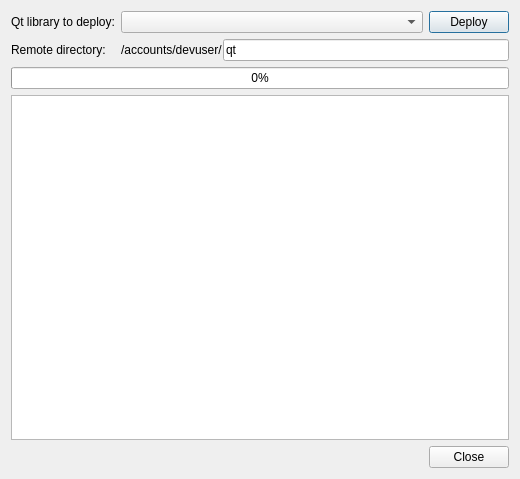
<?xml version="1.0" encoding="UTF-8"?>
<ui version="4.0">
 <class>Qnx::Internal::BlackBerryDeployQtLibrariesDialog</class>
 <widget class="QDialog" name="Qnx::Internal::BlackBerryDeployQtLibrariesDialog">
  <property name="geometry">
   <rect>
    <x>0</x>
    <y>0</y>
    <width>520</width>
    <height>479</height>
   </rect>
  </property>
  <property name="windowTitle">
   <string>Deploy Qt to BlackBerry Device</string>
  </property>
  <layout class="QVBoxLayout" name="verticalLayout">
   <item>
    <layout class="QFormLayout" name="formLayout">
     <item row="0" column="0">
      <widget class="QLabel" name="label">
       <property name="text">
        <string>Qt library to deploy:</string>
       </property>
      </widget>
     </item>
     <item row="0" column="1">
      <layout class="QHBoxLayout" name="horizontalLayout">
       <item>
        <widget class="QComboBox" name="qtLibraryCombo"/>
       </item>
       <item>
        <widget class="QPushButton" name="deployButton">
         <property name="sizePolicy">
          <sizepolicy hsizetype="Fixed" vsizetype="Fixed">
           <horstretch>0</horstretch>
           <verstretch>0</verstretch>
          </sizepolicy>
         </property>
         <property name="text">
          <string>Deploy</string>
         </property>
        </widget>
       </item>
      </layout>
     </item>
     <item row="1" column="0">
      <widget class="QLabel" name="label_2">
       <property name="text">
        <string>Remote directory:</string>
       </property>
      </widget>
     </item>
     <item row="1" column="1">
      <layout class="QHBoxLayout" name="horizontalLayout_3">
       <property name="spacing">
        <number>0</number>
       </property>
       <item>
        <widget class="QLabel" name="label_3">
         <property name="text">
          <string>/accounts/devuser/</string>
         </property>
        </widget>
       </item>
       <item>
        <widget class="QLineEdit" name="remoteDirectory">
         <property name="text">
          <string>qt</string>
         </property>
        </widget>
       </item>
      </layout>
     </item>
    </layout>
   </item>
   <item>
    <widget class="QProgressBar" name="deployProgress">
     <property name="value">
      <number>0</number>
     </property>
     <property name="textVisible">
      <bool>true</bool>
     </property>
    </widget>
   </item>
   <item>
    <widget class="QPlainTextEdit" name="deployLogWindow"/>
   </item>
   <item>
    <layout class="QHBoxLayout" name="horizontalLayout_2">
     <item>
      <spacer name="horizontalSpacer">
       <property name="orientation">
        <enum>Qt::Horizontal</enum>
       </property>
       <property name="sizeHint" stdset="0">
        <size>
         <width>218</width>
         <height>20</height>
        </size>
       </property>
      </spacer>
     </item>
     <item>
      <widget class="QPushButton" name="closeButton">
       <property name="text">
        <string>Close</string>
       </property>
      </widget>
     </item>
    </layout>
   </item>
  </layout>
 </widget>
 <resources/>
 <connections/>
</ui>
